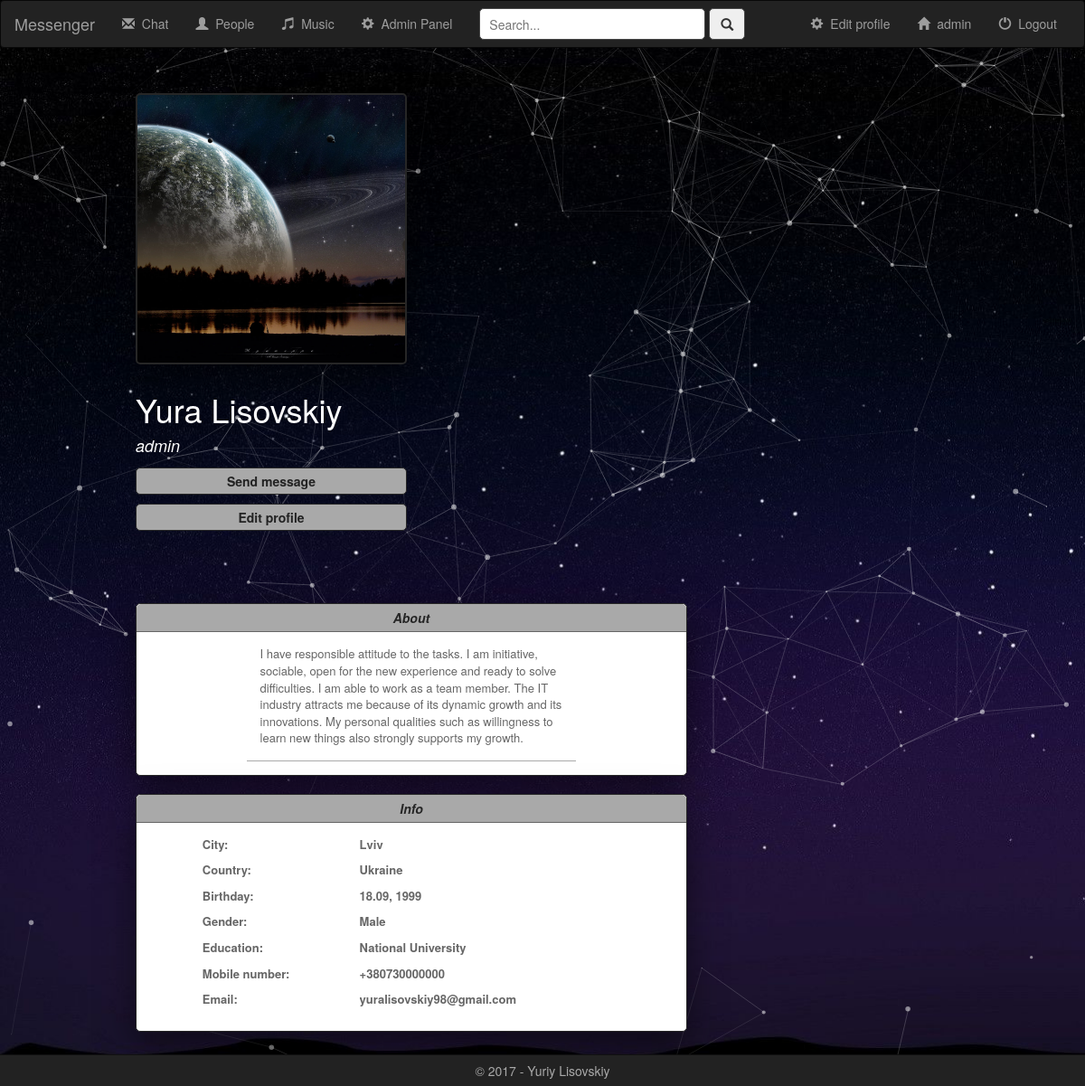
/user/100/ (signed in), run on the app's committed database.
### chat/models.py (models this page shows)
class UserProfile(User):
    user_logo = models.ImageField(default='logo_none.png')
    user_gender = models.CharField(default="", max_length=6)
    user_birthday_day = models.CharField(default="", max_length=2)
    user_birthday_month = models.CharField(default="", max_length=2)
    user_birthday_year = models.CharField(default="", max_length=4)
    user_country = models.CharField(default="", max_length=100)
    user_city = models.CharField(default="", max_length=50)
    user_mobile_number = models.CharField(default="", max_length=10)
    user_about_me = models.CharField(default="", max_length=999999)
    user_education = models.CharField(default="", max_length=100)

### chat/views.py (the view, shortened to what this page needs)
# urls.py: url(r'^user/(?P<profile_id>[0-9]+)/$', views.Profile.as_view(), name='profile'),
class Profile(View):
    def get(self, request, profile_id):
        if not request.user.is_authenticated:
            return redirect('login')
        try:
            user_profile = UserProfile.objects.get(pk=profile_id)
        except UserProfile.DoesNotExist:
            raise Http404("User with id=" + profile_id + " does not exist")
        if user_profile.user_country != '':
            user_profile.user_country = CountryList().get_county(user_profile.user_country)
        user_logos = PhotoLogo.objects.filter(owner__username=user_profile.username)
        return render(request, "chat/user_profile.html", {
            'user_profile': user_profile,
            'user_logos': user_logos,
        })

### chat/lib.py (called while the page is built)
    def get_county(self, iso_code):
        return self.countries.get(iso_code)

### chat/templates/chat/user_profile.html (shortened to what this page needs)
<!DOCTYPE html>
<html lang="en">
<head>
    {% extends 'chat/base.html' %}
    {% load static %}
    {% block body %}
        <link rel="stylesheet" href="{% static 'chat/css/user_profile.css' %}">
        <link rel="stylesheet" href="{% static 'chat/css/popup.css' %}">
        <div class="content">
            <div class="left-part">
                {% if user_profile.user_logo %}
                    <div class="photo-logo" style="background-image: url({{ user_profile.user_logo.url }});">
                    </div>
                {% endif %}
                <div class="info">
                    <h1 class="">{{ user_profile.first_name }} {{ user_profile.last_name }}</h1>
                    {% if user_profile.username %}
                        <h4 class="">{{ user_profile.username }}</h4>
                    {% endif %}
                    <div class="send-message">
                        <form name="create-chat-room" method="post">
                            <input id="send-message-btn" class="send-message-btn" type="submit" value="Send message">
                        </form>
                    </div>
                    {% if user_profile.username == user.username %}
                        <div class="edit-profile">
                            <a href="{% url 'edit_profile' %}">
                                <input type="button" value="Edit profile">
                            </a>
                        </div>
                    {% endif %}
                </div>
            </div>
            <div class="right-part">
                <div class="about">
                    <p class="title">About</p>
                    {% if user_profile.user_about_me %}
                        <p class="data">{{ user_profile.user_about_me }}</p>
                    {% else %}
                        <p class="data-none">Nothing to display</p>
                    {% endif %}
                </div>
                <div class="info">
                    <p class="title">Info</p>
                    <div class="data">
                        <table>
                            {% if user_profile.user_city %}
                                <tr>
                                    <th>City:</th>
                                    <th>{{ user_profile.user_city }}</th>
                                </tr>
                            {% endif %}
                            {% if user_profile.user_country %}
                                <tr>
                                    <th>Country:</th>
                                    <th>{{ user_profile.user_country }}</th>
                                </tr>
                            {% endif %}
                            {% if user_profile.user_birthday_day != 0 and user_profile.user_birthday_month %}
                                <tr>
                                    <th>Birthday:</th>
                                    <th>
                                        {{ user_profile.user_birthday_day }}.{{ user_profile.user_birthday_month }}, {{ user_profile.user_birthday_year }}
                                    </th>
                                </tr>
                            {% endif %}
                            {% if user_profile.user_gender %}
                                <tr>
                                    <th>Gender:</th>
                                    <th>{{ user_profile.user_gender }}</th>
                                </tr>
                            {% endif %}
                            {% if user_profile.user_education %}
                                <tr>
                                    <th>Education:</th>
                                    <th>{{ user_profile.user_education }}</th>
                                </tr>
                            {% endif %}
                            {% if user_profile.user_mobile_number %}
                                <tr>
                                    <th>Mobile number:</th>
                                    <th>+38{{ user_profile.user_mobile_number }}</th>
                                </tr>
                            {% endif %}
                            {% if user_profile.email %}
                                <tr>
                                    <th>Email:</th>
                                    <th>{{ user_profile.email }}</th>
                                </tr>
                            {% endif %}
                        </table>
                    </div>
                </div>
            </div>
        </div>
    {% endblock %}

### chat/templates/chat/base.html (shortened to what this page needs)
<!DOCTYPE html>
<html lang="en">
<head>
    {% load static %}
    <link rel="stylesheet" type="text/css" href="https://maxcdn.bootstrapcdn.com/bootstrap/3.3.7/css/bootstrap.min.css" />
    <link rel="stylesheet" type="text/css" href="{% static 'chat/css/base.css' %}" />
</head>
<body>
    <div id="particles-js"></div>
    <div id="page-wrapper">
        <nav class="navbar navbar-inverse">
            <div class="container-fluid">
                <div class="navbar-header">
                    <a class="navbar-brand" href="{% url 'index' %}">Messenger</a>
                </div>
                {% if request.user.is_active %}
                    <div id="navbar" class="navbar-collapse collapse">
                        <ul class="nav navbar-nav">
                            <li class="{% block chat_active %}{% endblock %}">
                                <a href="{% url 'chat' %}">
                                    <span class="glyphicon glyphicon-envelope" aria-hidden="true"></span>&nbsp;
                                    Chat
                                </a>
                            </li>
                        </ul>
                        <ul class="nav navbar-nav">
                            <li class="{% block people_active %}{% endblock %}">
                                <a href="{% url 'people' %}">
                                    <span class="glyphicon glyphicon-user" aria-hidden="true"></span>&nbsp;
                                    People
                                </a>
                            </li>
                        </ul>
                        <ul class="nav navbar-nav">
                            <li class="{% block music_active %}{% endblock %}">
                                <a href="{% url 'music' %}">
                                    <span class="glyphicon glyphicon-music" aria-hidden="true"></span>&nbsp;
                                    Music
                                </a>
                            </li>
                        </ul>
                        {% if request.user.is_superuser %}
                            <ul class="nav navbar-nav">
                                <li>
                                    <a target="_blank" href="/admin/">
                                        <span class="glyphicon glyphicon-cog" aria-hidden="true"></span>&nbsp;
                                    Admin Panel
                                    </a>
                                </li>
                            </ul>
                        {% endif %}
                        <div id="panel-search">
                            <div class="navbar-form navbar-left">
                                <input class="panel-search-field" id="panel-search-field" placeholder="Search...">
                                <button class="panel-search-btn" id="panel-search-btn">
                                    <span class="glyphicon glyphicon-search"></span>
                                </button>
                            </div>
                        </div>
                        <ul class="nav navbar-nav navbar-right">
                            <li>
                                <a href="{% url 'logout' %}">
                                    <span class="glyphicon glyphicon-off"></span>&nbsp;
                                    Logout
                                </a>
                            </li>
                        </ul>
                        <ul class="nav navbar-nav navbar-right">
                            <li class="{% block user_profile %}{% endblock %}">
                                <a href="/user/{{ user.id }}">
                                    <span class="glyphicon glyphicon-home" aria-hidden="true"></span>&nbsp;
                                    {{ user.username }}
                                </a>
                            </li>
                        </ul>
                        <ul class="nav navbar-nav navbar-right">
                            <li class="{% block edit_profile_active %}{% endblock %}">
                                <a href="{% url 'edit_profile' %}">
                                    <span class="glyphicon glyphicon-cog" aria-hidden="true"></span>&nbsp;
                                    Edit profile
                                </a>
                            </li>
                        </ul>
                    </div>
                {% endif %}
            </div>
        </nav>
        {% block body %}{% endblock %}
        <br>
    </div>
    <div class="footer">&copy; 2017 - Yuriy Lisovskiy</div>
</body>
</html>

### chat/static/chat/css/base.css (style rules this page uses)
body, html { background: url("../images/sky.jpg"); background-attachment: fixed; background-size: cover; margin:0; padding:0; overflow-x: hidden; }
html { position: relative; min-height: 100%; }
#particles-js { position: fixed; width: 100%; height: 100%; }
#page-wrapper { position: relative; margin-bottom: 20px; }
.footer { position: absolute; left: 0; bottom: 0; padding: 7px; width: 100vw; background: #222222; border-top: 1px solid #111111; color: #A9A9A9; text-align: center; }
.panel-search-field { height: 35px; width: 250px; border-radius: 5px; outline: none; border: 1px solid #484848; padding-left: 10px; }
.panel-search-btn { height: 35px; width: 40px; border-radius: 5px; outline: none; border: 1px solid #484848; }

### chat/static/chat/css/user_profile.css (style rules this page uses)
.content { width: 75vw; min-width: 300px; min-height: 70vh; margin: auto; }
.content .left-part { position: relative; float: left; width: 100vw; max-width: 300px; min-width: 200px; margin: 30px 50px auto auto; color: #ffffff; }
.left-part .photo-logo { background: #D4D4D4; background-repeat: no-repeat; background-size: cover; background-position: center; -webkit-background-size: cover; -moz-background-size: cover; -o-background-size: cover; width: 100%; height: 300px; min-width: 100px; border: 2px solid #262626; border-radius: 5px; box-shadow: 0 15px 40px rgba(0,0,0,0.5); }
.left-part .info { margin-top: 30px; font-weight: bold; }
.info h4 { font-style: italic; }
.info .send-message { width: 100%; }
.info .edit-profile { margin: 10px auto 50px auto; width: 100%; }
.edit-profile input { width: 100%; }
.info input { background: #A9A9A9; border: 1px solid #262626; border-radius: 5px; height: 30px; }
.edit-profile a { text-decoration: none; color: #222222; }
.send-message { margin-top: 15px; }
.send-message textarea, .send-message input { width: 100%; color: #222222; }
.content .right-part { float: left; margin: 30px 30px 60px 0; width: 100%; max-width: 610px; min-width: 200px; color: #666666; }
.right-part .about { border-radius: 5px; border: 1px solid #262626; background: #ffffff; width: 100%; box-shadow: 0 15px 40px rgba(0,0,0,0.5); }
.right-part .title { border-top-right-radius: 5px; border-top-left-radius: 5px; border-bottom: 1px solid #666666; padding: 5px 0 5px 0; background: #A9A9A9; font-weight: bold; font-style: italic; }
.about .data { padding: 5px 15px 15px 15px; margin: 5px 20% 15px 20%; border-bottom: 1px solid #A9A9A9; font-size: 13px; }
.right-part .info { background: #ffffff; border-radius: 5px; border: 1px solid #262626; margin-top: 20px; width: 100%; box-shadow: 0 15px 40px rgba(0,0,0,0.5); }
.info .data { padding: 5px 15px 0 15px; margin: 5px auto 15px auto; }
.data table { width: 80%; margin: auto; }
.data th { padding: 0 20px 10px 0; font-size: 13px; overflow: hidden; }
.title { text-align: center; color: #262626; }

### data on the page
UserProfile: user_logo (picture), user_about_me "I have responsible attitude to the tasks. I am initiative, sociable, open for the new experience and ready to solve difficulties. I am able to work as a team member. The IT industry attracts me because of its dynamic growth and its innovations. My personal qualities such as willingness to learn new things also strongly supports my growth.", user_city "Lviv", user_country "Ukraine", user_birthday_day "18", user_birthday_month "09", user_birthday_year "1999", user_gender "Male", user_education "National University", user_mobile_number "0730000000"

### other printed values
{{ user.username }} "admin"
{{ user_profile.first_name }} "Yura"
{{ user_profile.last_name }} "Lisovskiy"
{{ user_profile.username }} "admin"
{{ user_profile.email }} "yuralisovskiy98@gmail.com"
